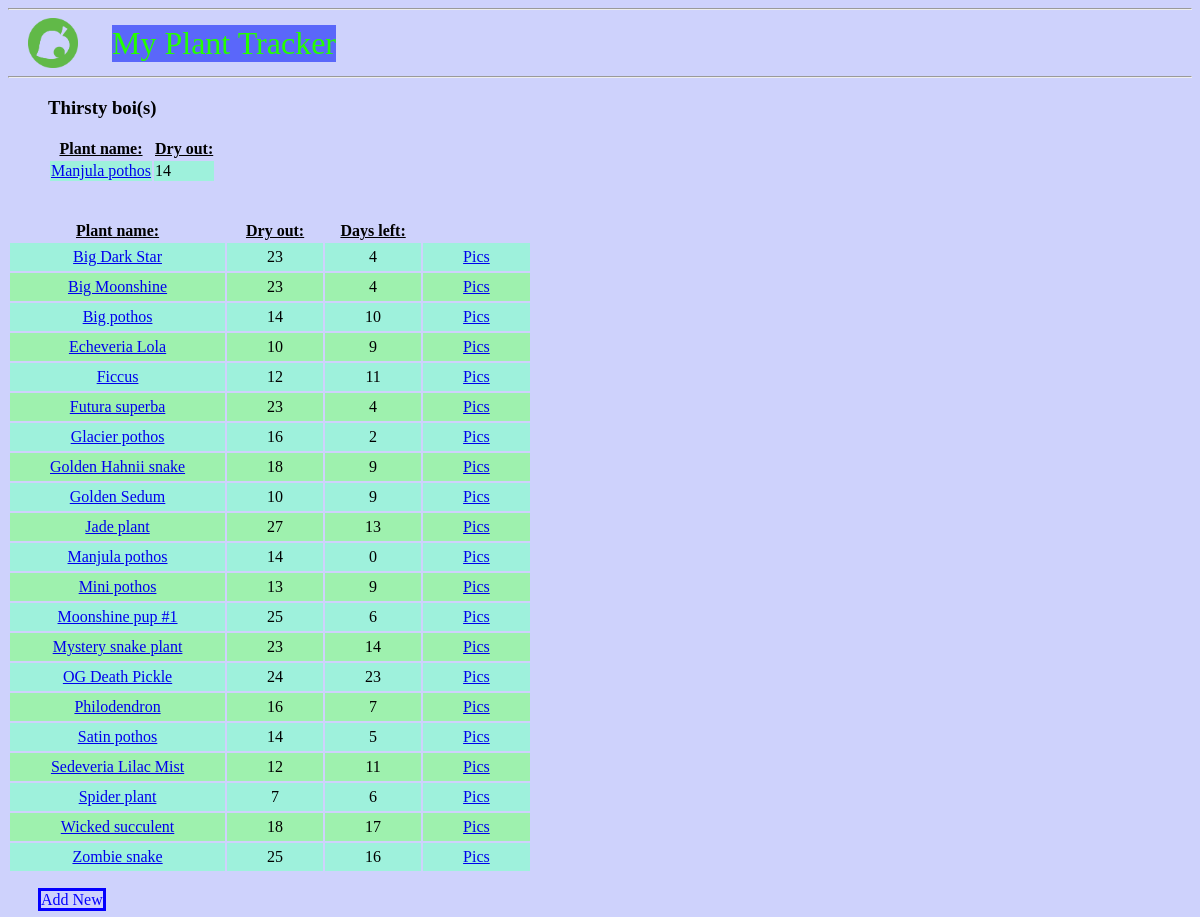
The page / on the database its author committed.
### tables this page shows
CREATE TABLE plants (
	id INTEGER PRIMARY KEY AUTOINCREMENT,
	name TEXT NOT NULL,
	lastWatered DATE NOT NULL,
	dryOut INTEGER NOT NULL
, remaining TINYINT);

### plantFlask.py (the view)
@app.route('/')
def index():
	conn = get_db_connection()
	plants = conn.execute('SELECT * FROM plants ORDER BY name').fetchall()
	thirstyToday = conn.execute('SELECT * FROM plants WHERE remaining < 1 ORDER BY name').fetchall()
	conn.close()
	return render_template('index.html', thirstyToday=thirstyToday, plants=plants)

### plantFlask.py (called while the page is built)
def get_db_connection():
	conn = sqlite3.connect('database.db')
	conn.row_factory = sqlite3.Row
	return conn

### templates/index.html
{% extends 'base.html' %}
{% block content %}
	<h3 class="header3">Thirsty boi(s)</h3>
	<table id="plants", class="header3">
                <th><u>Plant name:</u></th>
		<th><u>Dry out:</u></th>
		{% for thirstyToday in thirstyToday %}
			{% if loop.index % 2 == 0 %}
				{% set bg_color = '#9EF1AE' %}
			{% else %}
				{% set bg_color = '#9EF1DC' %}
			{% endif %}
                        <tr style="background-color: {{ bg_color }}">
                                <td><a href="{{ url_for('edit', plantName=thirstyToday['name']) }}">{{ thirstyToday['name'] }}</a></td>
                                <td> {{ thirstyToday['dryOut'] }}</td>
                        </tr>
		{% endfor %}
	</table>
	<br>
	<br>
	<table id="plants", class="paddingBetweenCols">
		<th><u>Plant name:</u></th>
                <th><u>Dry out:</u></th>
                <th><u>Days left:</u></th>
                {% for plants in plants %}
                        {% if loop.index % 2 == 0 %}
                                {% set bg_color = '#9EF1AE' %}
                        {% else %}
                                {% set bg_color = '#9EF1DC' %}
                        {% endif %}
			<tr style="background-color: {{ bg_color }}">
                                <td><a href="{{ url_for('edit', plantName=plants['name']) }}">{{ plants['name'] }}</a></td>
                                <td> {{ plants['dryOut'] }}</td>
                                <td> {{ plants['remaining'] }}</td>
                                <td><a href="{{ url_for('viewPics', plantName=plants['name']) }}">Pics</a></td>
                        </tr>
                {% endfor %}
        </table>
	<br>
	<a href="{{ url_for('addNew') }}" class="button">Add New</a>
{% endblock %}

### static/styles.css (style rules this page uses)
.header3 { margin-left: 40px; }
.paddingBetweenCols td { padding:5px 40px 5px 40px; text-align: center; }
.paddingBetweenCols { margin-left: 0px; marign-right: 0px; }
a.button { text-decoration: none; border: solid; border-color: #0400FF; margin-left: 30px; color: #0400FF; }
body.body { background-color: #CED2FC; }

### rows shown on the page
plants: name "Manjula pothos", dryOut "14", remaining "0"
plants: name "Big Dark Star", dryOut "23", remaining "4"
plants: name "Big Moonshine", dryOut "23", remaining "4"
plants: name "Big pothos", dryOut "14", remaining "10"
plants: name "Echeveria Lola", dryOut "10", remaining "9"
plants: name "Ficcus", dryOut "12", remaining "11"
plants: name "Futura superba", dryOut "23", remaining "4"
plants: name "Glacier pothos", dryOut "16", remaining "2"
plants: name "Golden Hahnii snake", dryOut "18", remaining "9"
plants: name "Golden Sedum", dryOut "10", remaining "9"
plants: name "Jade plant", dryOut "27", remaining "13"
plants: name "Mini pothos", dryOut "13", remaining "9"
plants: name "Moonshine pup #1", dryOut "25", remaining "6"
plants: name "Mystery snake plant", dryOut "23", remaining "14"
plants: name "OG Death Pickle", dryOut "24", remaining "23"
plants: name "Philodendron", dryOut "16", remaining "7"
plants: name "Satin pothos", dryOut "14", remaining "5"
plants: name "Sedeveria Lilac Mist", dryOut "12", remaining "11"
plants: name "Spider plant", dryOut "7", remaining "6"
plants: name "Wicked succulent", dryOut "18", remaining "17"
plants: name "Zombie snake", dryOut "25", remaining "16"
